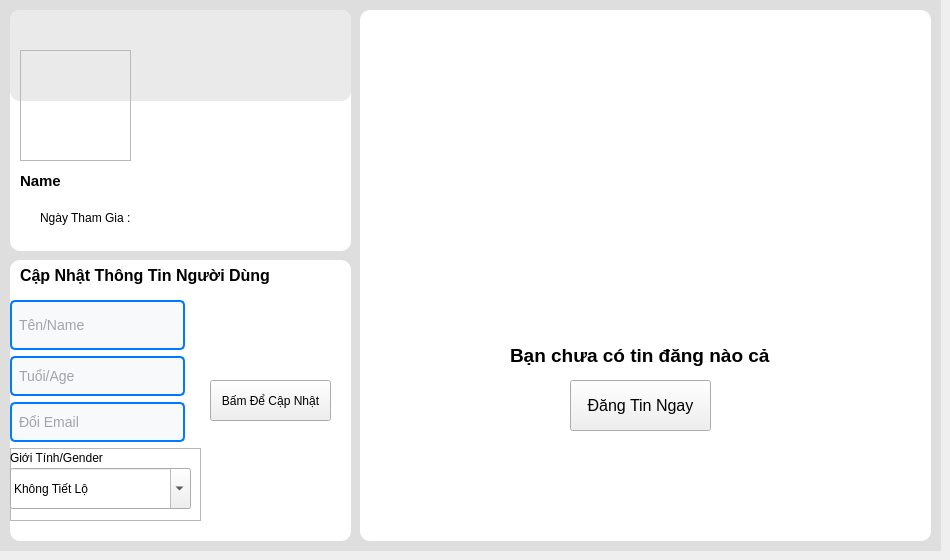
    <widget class="QWidget" name="page_3">
     <widget class="QLabel" name="label_41">
      <property name="geometry">
       <rect>
        <x>0</x>
        <y>0</y>
        <width>941</width>
        <height>551</height>
       </rect>
      </property>
      <property name="styleSheet">
       <string notr="true">background-color : rgb(222, 222, 222);
</string>
      </property>
      <property name="text">
       <string/>
      </property>
     </widget>
     <widget class="QLabel" name="label_75">
      <property name="geometry">
       <rect>
        <x>10</x>
        <y>10</y>
        <width>341</width>
        <height>241</height>
       </rect>
      </property>
      <property name="styleSheet">
       <string notr="true">background-color:rgb(255, 255, 255);
border-radius : 10px</string>
      </property>
      <property name="text">
       <string/>
      </property>
     </widget>
     <widget class="QLabel" name="user_background_image">
      <property name="geometry">
       <rect>
        <x>10</x>
        <y>10</y>
        <width>341</width>
        <height>91</height>
       </rect>
      </property>
      <property name="styleSheet">
       <string notr="true">background-color: rgb(234, 234, 234);
border-radius: 10px</string>
      </property>
      <property name="text">
       <string/>
      </property>
     </widget>
     <widget class="QLabel" name="label_78">
      <property name="geometry">
       <rect>
        <x>20</x>
        <y>210</y>
        <width>16</width>
        <height>16</height>
       </rect>
      </property>
      <property name="text">
       <string/>
      </property>
      <property name="pixmap">
       <pixmap>../img/calendar-solid.svg</pixmap>
      </property>
      <property name="scaledContents">
       <bool>true</bool>
      </property>
     </widget>
     <widget class="QLabel" name="label_79">
      <property name="geometry">
       <rect>
        <x>40</x>
        <y>210</y>
        <width>91</width>
        <height>16</height>
       </rect>
      </property>
      <property name="text">
       <string>Ngày Tham Gia :</string>
      </property>
     </widget>
     <widget class="QLabel" name="label_82">
      <property name="geometry">
       <rect>
        <x>20</x>
        <y>170</y>
        <width>141</width>
        <height>21</height>
       </rect>
      </property>
      <property name="font">
       <font>
        <pointsize>11</pointsize>
        <bold>true</bold>
       </font>
      </property>
      <property name="text">
       <string>Name</string>
      </property>
     </widget>
     <widget class="QLabel" name="label_80">
      <property name="geometry">
       <rect>
        <x>360</x>
        <y>10</y>
        <width>571</width>
        <height>531</height>
       </rect>
      </property>
      <property name="styleSheet">
       <string notr="true">background-color:rgb(255, 255, 255);
border-radius : 10px</string>
      </property>
      <property name="text">
       <string/>
      </property>
     </widget>
     <widget class="QLabel" name="label_81">
      <property name="geometry">
       <rect>
        <x>420</x>
        <y>90</y>
        <width>421</width>
        <height>241</height>
       </rect>
      </property>
      <property name="text">
       <string/>
      </property>
      <property name="pixmap">
       <pixmap>../img/Screenshot 2025-03-05 230622.png</pixmap>
      </property>
      <property name="indent">
       <number>5</number>
      </property>
     </widget>
     <widget class="QLabel" name="label_83">
      <property name="geometry">
       <rect>
        <x>510</x>
        <y>340</y>
        <width>261</width>
        <height>31</height>
       </rect>
      </property>
      <property name="font">
       <font>
        <pointsize>14</pointsize>
        <bold>true</bold>
       </font>
      </property>
      <property name="text">
       <string>Bạn chưa có tin đăng nào cả</string>
      </property>
     </widget>
     <widget class="QPushButton" name="up_item_for_sale">
      <property name="geometry">
       <rect>
        <x>570</x>
        <y>380</y>
        <width>141</width>
        <height>51</height>
       </rect>
      </property>
      <property name="font">
       <font>
        <pointsize>12</pointsize>
       </font>
      </property>
      <property name="styleSheet">
       <string notr="true"/>
      </property>
      <property name="text">
       <string>Đăng Tin Ngay</string>
      </property>
     </widget>
     <widget class="QLabel" name="label_87">
      <property name="geometry">
       <rect>
        <x>10</x>
        <y>260</y>
        <width>341</width>
        <height>281</height>
       </rect>
      </property>
      <property name="styleSheet">
       <string notr="true">background-color:rgb(255, 255, 255);
border-radius : 10px</string>
      </property>
      <property name="text">
       <string/>
      </property>
     </widget>
     <widget class="QLabel" name="label_88">
      <property name="geometry">
       <rect>
        <x>20</x>
        <y>260</y>
        <width>261</width>
        <height>31</height>
       </rect>
      </property>
      <property name="font">
       <font>
        <pointsize>12</pointsize>
        <bold>true</bold>
       </font>
      </property>
      <property name="text">
       <string>Cập Nhật Thông Tin Người Dùng</string>
      </property>
     </widget>
     <widget class="QWidget" name="verticalLayoutWidget">
      <property name="geometry">
       <rect>
        <x>10</x>
        <y>300</y>
        <width>191</width>
        <height>221</height>
       </rect>
      </property>
      <layout class="QVBoxLayout" name="verticalLayout">
       <item>
        <widget class="QLineEdit" name="txt_name">
         <property name="maximumSize">
          <size>
           <width>175</width>
           <height>50</height>
          </size>
         </property>
         <property name="styleSheet">
          <string notr="true">background-color: #f8f9fa; /* Màu nền */
    border: 2px solid #ced4da; /* Viền */
    border-radius: 5px;       /* Bo góc */
    padding: 5px;             /* Khoảng cách bên trong */
    font-size: 14px;          /* Cỡ chữ */
    color: #495057;           /* Màu chữ */
border: 2px solid #007bff; /* Viền khi đang focus (nhấp chuột vào ô) */
    outline: none;             /* Xóa viền mặc định */</string>
         </property>
         <property name="placeholderText">
          <string>Tên/Name</string>
         </property>
        </widget>
       </item>
       <item>
        <widget class="QLineEdit" name="txt_age">
         <property name="maximumSize">
          <size>
           <width>175</width>
           <height>40</height>
          </size>
         </property>
         <property name="styleSheet">
          <string notr="true">background-color: #f8f9fa; /* Màu nền */
    border: 2px solid #ced4da; /* Viền */
    border-radius: 5px;       /* Bo góc */
    padding: 5px;             /* Khoảng cách bên trong */
    font-size: 14px;          /* Cỡ chữ */
    color: #495057;           /* Màu chữ */
border: 2px solid #007bff; /* Viền khi đang focus (nhấp chuột vào ô) */
    outline: none;             /* Xóa viền mặc định */</string>
         </property>
         <property name="placeholderText">
          <string>Tuổi/Age</string>
         </property>
        </widget>
       </item>
       <item>
        <widget class="QLineEdit" name="txt_email">
         <property name="maximumSize">
          <size>
           <width>175</width>
           <height>40</height>
          </size>
         </property>
         <property name="styleSheet">
          <string notr="true">background-color: #f8f9fa; /* Màu nền */
    border: 2px solid #ced4da; /* Viền */
    border-radius: 5px;       /* Bo góc */
    padding: 5px;             /* Khoảng cách bên trong */
    font-size: 14px;          /* Cỡ chữ */
    color: #495057;           /* Màu chữ */
border: 2px solid #007bff; /* Viền khi đang focus (nhấp chuột vào ô) */
    outline: none;             /* Xóa viền mặc định */</string>
         </property>
         <property name="placeholderText">
          <string>Đổi Email</string>
         </property>
        </widget>
       </item>
       <item>
        <widget class="QFrame" name="frame">
         <property name="maximumSize">
          <size>
           <width>200</width>
           <height>75</height>
          </size>
         </property>
         <property name="frameShape">
          <enum>QFrame::Shape::StyledPanel</enum>
         </property>
         <property name="frameShadow">
          <enum>QFrame::Shadow::Raised</enum>
         </property>
         <widget class="QLabel" name="label_5">
          <property name="geometry">
           <rect>
            <x>0</x>
            <y>0</y>
            <width>101</width>
            <height>20</height>
           </rect>
          </property>
          <property name="text">
           <string>Giới Tính/Gender</string>
          </property>
         </widget>
         <widget class="QComboBox" name="btn_gender">
          <property name="geometry">
           <rect>
            <x>0</x>
            <y>20</y>
            <width>181</width>
            <height>41</height>
           </rect>
          </property>
          <property name="editable">
           <bool>true</bool>
          </property>
          <item>
           <property name="text">
            <string>Không Tiết Lộ</string>
           </property>
          </item>
          <item>
           <property name="text">
            <string>Nam</string>
           </property>
          </item>
          <item>
           <property name="text">
            <string>Nữ</string>
           </property>
          </item>
          <item>
           <property name="text">
            <string>Khác</string>
           </property>
          </item>
         </widget>
        </widget>
       </item>
      </layout>
     </widget>
     <widget class="QPushButton" name="update_user">
      <property name="geometry">
       <rect>
        <x>210</x>
        <y>380</y>
        <width>121</width>
        <height>41</height>
       </rect>
      </property>
      <property name="text">
       <string>Bấm Để Cập Nhật</string>
      </property>
     </widget>
     <widget class="QPushButton" name="change_background_image">
      <property name="geometry">
       <rect>
        <x>310</x>
        <y>20</y>
        <width>31</width>
        <height>24</height>
       </rect>
      </property>
      <property name="styleSheet">
       <string notr="true">border-radius:1px</string>
      </property>
      <property name="text">
       <string/>
      </property>
      <property name="icon">
       <iconset>
        <normaloff>../img/camera-solid.svg</normaloff>../img/camera-solid.svg</iconset>
      </property>
      <property name="iconSize">
       <size>
        <width>20</width>
        <height>20</height>
       </size>
      </property>
     </widget>
     <widget class="QFrame" name="frame_2">
      <property name="geometry">
       <rect>
        <x>20</x>
        <y>50</y>
        <width>111</width>
        <height>111</height>
       </rect>
      </property>
      <property name="frameShape">
       <enum>QFrame::Shape::StyledPanel</enum>
      </property>
      <property name="frameShadow">
       <enum>QFrame::Shadow::Raised</enum>
      </property>
      <widget class="QLabel" name="profile_avatar">
       <property name="geometry">
        <rect>
         <x>0</x>
         <y>0</y>
         <width>101</width>
         <height>101</height>
        </rect>
       </property>
       <property name="styleSheet">
        <string notr="true"/>
       </property>
       <property name="text">
        <string/>
       </property>
       <property name="pixmap">
        <pixmap>../img/user imgae.svg</pixmap>
       </property>
       <property name="scaledContents">
        <bool>true</bool>
       </property>
      </widget>
      <widget class="QPushButton" name="btn_avatar">
       <property name="geometry">
        <rect>
         <x>80</x>
         <y>90</y>
         <width>31</width>
         <height>24</height>
        </rect>
       </property>
       <property name="styleSheet">
        <string notr="true">border-radius:1px</string>
       </property>
       <property name="text">
        <string/>
       </property>
       <property name="icon">
        <iconset>
         <normaloff>../img/camera-solid.svg</normaloff>../img/camera-solid.svg</iconset>
       </property>
       <property name="iconSize">
        <size>
         <width>20</width>
         <height>20</height>
        </size>
       </property>
      </widget>
     </widget>
    </widget>
